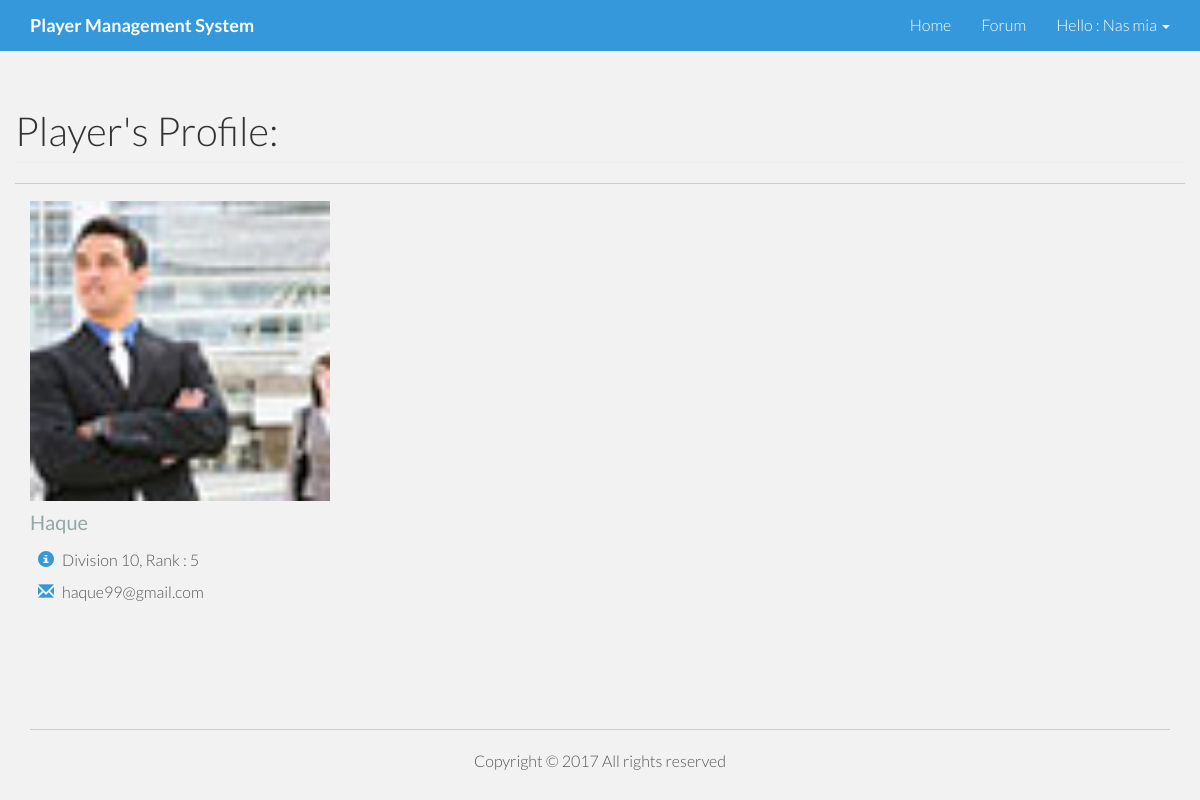
The page /profile.php?id=3 (signed in) on the database its author committed.
### tables this page shows
CREATE TABLE `tbl_users` (
  `id` int(16) NOT NULL,
  `username` varchar(255) NOT NULL,
  `character_name` varchar(255) NOT NULL,
  `email` varchar(255) NOT NULL,
  `avatar` varchar(255) DEFAULT 'upload/default_avatar.jpg',
  `password` varchar(255) NOT NULL,
  `division` int(16) NOT NULL DEFAULT '1',
  `rank` int(16) NOT NULL DEFAULT '1'
);

### lib/Database.php (called while the page is built, shortened)
<?php
Class Database{
	public $host   = DB_HOST;
	public $user   = DB_USER;
	public $pass   = DB_PASS;
	public $dbname = DB_NAME;
	public $link;
	private function connectDB(){
	$this->link = new mysqli($this->host, $this->user, $this->pass, $this->dbname);
 }
	public function select($query){
		$result = $this->link->query($query) or die($this->link->error.__LINE__);
		if($result->num_rows > 0){
			return $result;
		} else {
			return false;
		}
	}
}

### profile.php (the view)
<?php include 'inc/header.php'; ?>
                <div class="row">
                    <div class="col-lg-12">
                        <h1 class="page-header">
                            Player's Profile:
                        </h1><hr>
                    </div>
                </div>
                <?php
                    if (!isset($_GET['id']) || $_GET['id'] == NULL) {
                        echo "<script>window.location='index.php';</script>";
                    }else{
                        $id = $_GET['id'];
                    }
                 ?>
                  <div class="col-sm-6 col-md-8">
                    <?php
                            $query = "select * from tbl_users where id='$id'";
                            $singleuser = $db->select($query);
                            if($singleuser){
                            while ($result = $singleuser->fetch_assoc()) {
                        ?>
                                        <img class="img-responsive img-blog" src="<?php echo  $result['avatar'];?>" width="40%" alt="" />
                                        <h4>
                                            <?php  echo $result['character_name']; ?></h4>
                                        <p>
                                             <i class="glyphicon glyphicon-info-sign"></i>Division <?php  echo $result['division']; ?>,  Rank : <?php  echo $result['rank']; ?>
                                            <br />
                                            <i class="glyphicon glyphicon-envelope"></i><?php  echo $result['email']; ?>
                                <?php } } ?>
                 </div>
<?php include 'inc/footer.php'; ?>

### assets/css/main.css (style rules this page uses)
body { background-color: #f2f2f2; font-family: 'Lato', sans-serif; font-weight: 300; font-size: 16px; color: #555; -webkit-font-smoothing: antialiased; -webkit-overflow-scrolling: touch; }
h1, h2, h3, h4, h5, h6 { font-family: 'Lato', sans-serif; font-weight: 300; color: #333; }
h1 { font-size: 40px; }
h4 { color: #95a5a6; font-weight: 400; font-size: 20px; }
p { line-height: 28px; margin-bottom: 25px; font-size: 16px; }
hr { display: block; height: 1px; border: 0; border-top: 1px solid #ccc; margin: 1em 0; padding: 0; }
i { margin: 8px; color: #3498db; }
html, body { margin:0; padding:0; height:100%; }

### rows shown on the page
tbl_users: avatar (picture), character_name "Haque", division "10", rank "5", email "haque99@gmail.com"

### other values the page prints
Session::get('characterName') "Nas mia"
